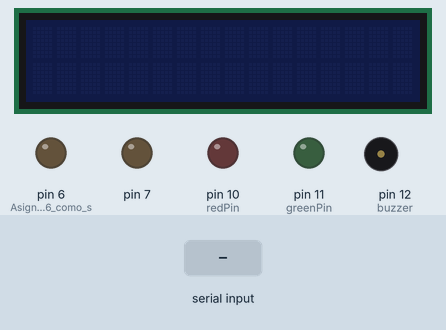
Bench run of a sketch on a simulated Arduino Nano, built with avr-gcc and run on an emulated ATmega328P. Shown: 16×2 character LCD, output pins drawn as LEDs (lit = HIGH), buzzer (waves = sounding, pin HIGH). The test bench sets the inputs (shaded band).

Above: at 1.2 s.
1.3 s: "b" received over Serial
At 2.3 s:
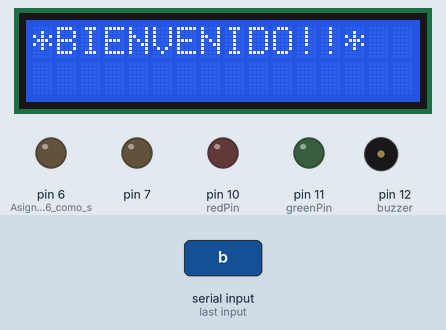
8.8 s: "*" received over Serial
At 11.4 s:
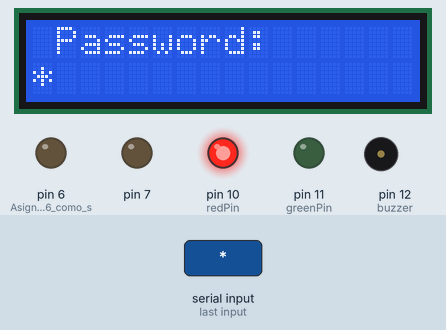
11.8 s: "a" received over Serial
At 12.3 s:
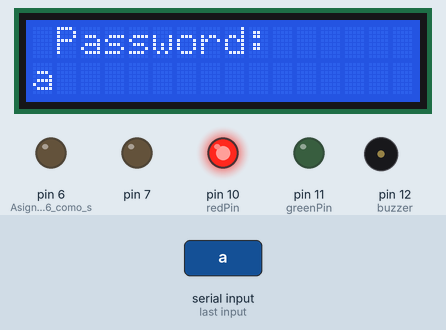
14.8 s: "s" received over Serial
At 15.9 s:
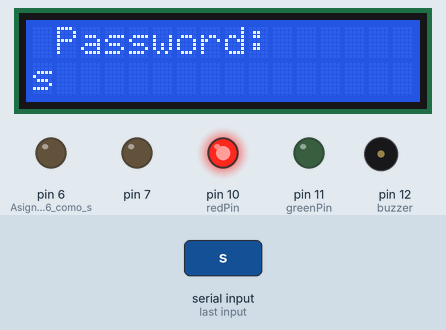
17.5 s: "#" received over Serial
At 20.2 s:
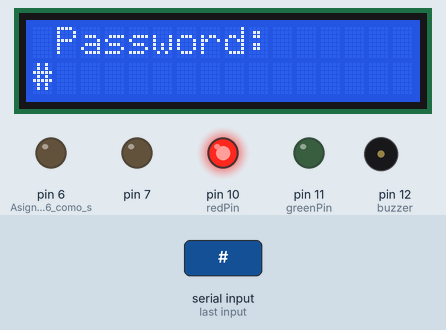
20.5 s: "b" received over Serial
At 20.9 s:
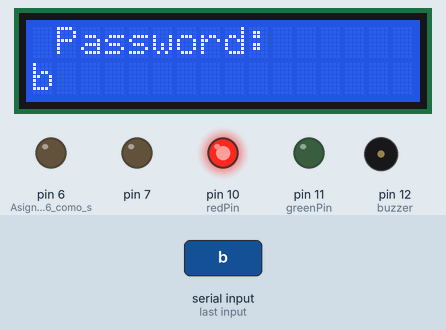
Timing chart, 0 to 26.5 s (numbered marks = the images above; inputs shaded):
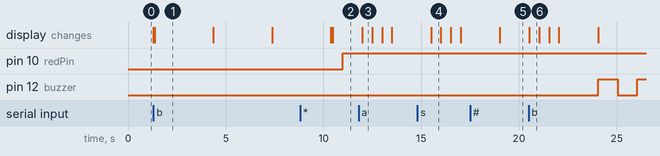

Measured:
- after the input at 1.3 s, the display: first changes at once (image 1 shows a later state)
- after the input at 8.8 s, pin 10 (redPin): LOW → HIGH after 2.2 s; the display: first differs from a run without the input after 1.7 s (image 2)
- after the input at 11.8 s, the display: changes after 0.19 s (image 3)
- after the input at 14.8 s, the display: changes after 0.71 s (image 4)
- after the input at 17.5 s, the display: changes after 1.5 s (image 5)
- after the input at 20.5 s, the display: changes at once (image 6)
- what the display in image 1 shows lasts 3.0 s, from 1.4 s to 4.4 s

The sketch:

PU4Final.ino
```cpp
#include <LiquidCrystal.h>
LiquidCrystal lcd(A4, A5, A3, A2, A1, A0);                          // Variable donde se almacena la letra
boolean prendido = false;           // Estado LED la primera vez, apagado
String password = "1234";
int redPin = 10;
int greenPin = 11;
int buzzer = 12;
int position = 0;
int total = 0;
int wrong = 0;
int val;
char s;
char br;
float mv;
float temp;
boolean bandera = true;
//char pressed;
//String key;

void setup() {
  // put your setup code here, to run once:
  //Inicializamos la comunicacion serial a 9600bps
  pinMode(A6, INPUT);                              //Asignamos el pin A1 como entrada (Sensor de Temperatura)
  pinMode(6, OUTPUT);                              //Asignamos el pin 6 como salida (Led Verde)
  pinMode(7, OUTPUT);

  pinMode(redPin, OUTPUT);
  pinMode(greenPin, OUTPUT);
  pinMode(buzzer, OUTPUT);

  Serial.begin (9600);


}

void loop() {
  // put your main code here, to run repeatedly:
  s = Serial.read();
  switch (s) {

    case 'a':
eti0:
      br = Serial.read();
      if (br == 's')break;

      val = analogRead (A6);                           //Realiza la lectura del pin A1 (Sensor) y el valor lo guarda en la variable val
      mv = (val / 1024.0) * 5000;                //Declaramos variable de tipo float y operamos para obtener el resultado en celsius (grados centigrados)
      temp = mv / 10;                            //Declaramos variable de tipo float y operamos para obtener el resultado en celsius (grados centigrados)


      if (temp > 37.6) {                               //Si temp es mayor que 37.6
        Serial.print ("TEMPERATURA CORPORAL ALTA = ");                 //Imprimimos en pantalla TEMPERATURE =
        Serial.print (temp);                             //Imprimimos el valor de la variable temp
        Serial.print ("*C");                             //Imprimimos en pantalla *C
        Serial.println ();                               //Salto de linea
        digitalWrite(6, LOW);                        //Apaga el Led Verde
        digitalWrite(7, HIGH);                       //Prende el Led Rojo
      }
      else {
        Serial.print ("TEMPERATURA CORPORAL BAJA = ");                 //Imprimimos en pantalla TEMPERATURE =
        Serial.print (temp);                             //Imprimimos el valor de la variable temp
        Serial.print ("*C");                             //Imprimimos en pantalla *C
        Serial.println ();                               //Salto de linea//Si temp NO es mayor que 37.6
        digitalWrite(6, HIGH);                         //Prende el Led Verde
        digitalWrite(7, LOW);                          //Apaga el Led Rojo
      }

      delay(1000);


      goto eti0;
      break;

    case 'b':

      br = Serial.read();
      if (br == 's')break;

      lcd.begin(16, 2);
      lcd.setCursor(0, 0);
      lcd.println("*BIENVENIDO!!*");
      delay(3000);
      lcd.setCursor(0, 0);
      lcd.println("*INTRODUCE*");
      lcd.setCursor(0, 1);
      lcd.println("*EL CODIGO*");
      delay(3000);
      lcd.setCursor(0, 0);
      lcd.println("*PARA ABRIR*");
      lcd.setCursor(0, 1);
      lcd.println("*LA PUERTA!!*");
      delay(3000);
      lcd.clear();
      lcd.clear();
      lcd.print(" Password: ");
      delay(100);


eti1:
      char pressed = Serial.read();
      String key[3];

      if (pressed)
      {
        lcd.clear();
        lcd.print(" Password: ");
        lcd.setCursor(position, 2);
        lcd.print(pressed);
        delay(500);

        if (pressed == '*' || pressed == '#')
        {
          position = 0;
          setLocked(true);
          lcd.clear();
        }

        else if (pressed == password[position])
        {
          key[position] = pressed;
          position++;
        }

        else if (pressed != password[position] )
        {
          wrong++;
          position ++;
        }

        if (position == 3) {
          if ( wrong > 0)
          {
            total++;
            wrong = 0;
            position = 0;
            lcd.clear();
            lcd.setCursor(0, 2);
            lcd.print("    Acceso Denegado!     ");
            delay(1000);
            setLocked(true);
          }

          else if (position == 3 && wrong == 0)
          {
            position = 0;
            wrong = 0;
            lcd.clear();
            lcd.setCursor(0, 1);
            lcd.print("      Bienvenido!     ");
            lcd.setCursor(0, 1);
            lcd.print(" Puerta Abierta");
            delay(2000);
            setLocked(false);
          }

          if (total == 3)
          {
            total = 0;
            buzzer_beep();
            delay(500);
          }

        }

      }
      goto eti1;
        break;
      default:
      break;


  }
}

void setLocked(int locked)
{
  if (locked)
  {
    digitalWrite(redPin, HIGH);
    digitalWrite(greenPin, LOW);
    delay(1000);
  }
  else
  {
    digitalWrite(redPin, LOW);
    digitalWrite(greenPin, HIGH);
    delay(2000);
    digitalWrite(redPin, HIGH);
    digitalWrite(greenPin, LOW);
  }
}
void buzzer_beep()
{
  lcd.clear();
  lcd.setCursor(0, 1);
  lcd.print("    PELIGRO  !!!!   ");
  lcd.setCursor(0, 2);
  lcd.print("   ACCESO DENEGADO");
  for (int i = 0; i < 10; i++) {
    digitalWrite(buzzer, HIGH);
    delay(1000);
    digitalWrite(buzzer, LOW);
    delay(1000);
  }
}
```
